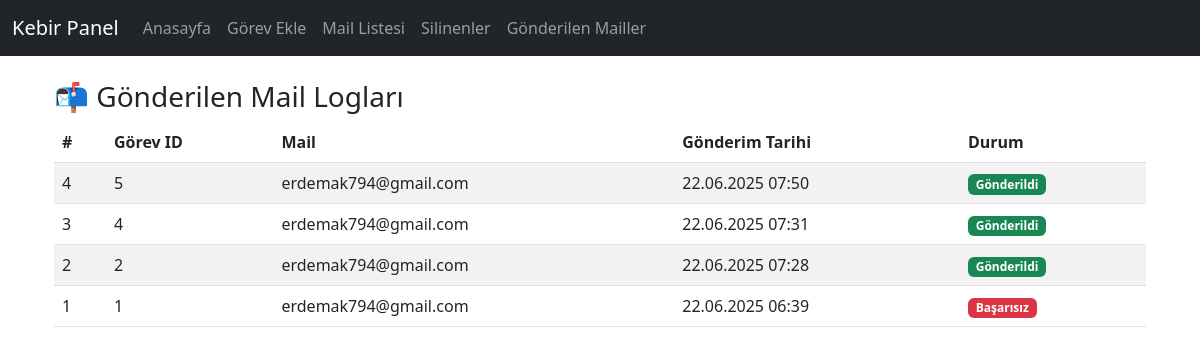
The app's page /gonderilenler with its own data.
### models.py (models this page shows)
class MailLog(db.Model):
    id = db.Column(db.Integer, primary_key=True)
    gorev_id = db.Column(db.Integer, db.ForeignKey('gorev.id'), nullable=False)
    email = db.Column(db.String(255), nullable=False)
    gonderim_tarihi = db.Column(db.DateTime, default=datetime.utcnow)
    durum = db.Column(db.String(50))  # gonderildi, basarisiz

### routes.py (the view)
@app.route('/gonderilenler')
def gonderilenler():
    loglar = MailLog.query.order_by(MailLog.gonderim_tarihi.desc()).all()
    return render_template('gonderilenler.html', loglar=loglar)

### templates/gonderilenler.html
{% extends 'layout.html' %}
{% block content %}
<div class="container">
  <h3>📬 Gönderilen Mail Logları</h3>
  <table class="table table-striped">
    <thead>
      <tr>
        <th>#</th>
        <th>Görev ID</th>
        <th>Mail</th>
        <th>Gönderim Tarihi</th>
        <th>Durum</th>
      </tr>
    </thead>
    <tbody>
      {% for log in loglar %}
      <tr>
        <td>{{ log.id }}</td>
        <td>{{ log.gorev_id }}</td>
        <td>{{ log.email }}</td>
        <td>{{ log.gonderim_tarihi.strftime('%d.%m.%Y %H:%M') }}</td>
        <td>
          {% if log.durum == 'gonderildi' %}
            <span class="badge bg-success">Gönderildi</span>
          {% else %}
            <span class="badge bg-danger">Başarısız</span>
          {% endif %}
        </td>
      </tr>
      {% endfor %}
    </tbody>
  </table>
</div>
{% endblock %}

### templates/layout.html (shortened to what this page needs)
<!DOCTYPE html>
<html lang="tr">
<head>
  <link href="https://cdn.jsdelivr.net/npm/bootstrap@5.3.0/dist/css/bootstrap.min.css" rel="stylesheet">
</head>
<body>
  <nav class="navbar navbar-expand-lg navbar-dark bg-dark">
    <div class="container-fluid">
      <a class="navbar-brand" href="/">Kebir Panel</a>
      <div class="collapse navbar-collapse">
        <ul class="navbar-nav me-auto">
          <li class="nav-item"><a class="nav-link" href="/">Anasayfa</a></li>
          <li class="nav-item"><a class="nav-link" href="/gorev/ekle">Görev Ekle</a></li>
          <li class="nav-item"><a class="nav-link" href="/mailler">Mail Listesi</a></li>
          <li class="nav-item"><a class="nav-link" href="/silinenler">Silinenler</a></li>
          <li class="nav-item"><a class="nav-link" href="/gonderilenler">Gönderilen Mailler</a></li>
        </ul>
      </div>
    </div>
  </nav>
  <div class="container mt-4">
    {% block content %}{% endblock %}
  </div>
</body>
</html>

### records on screen
MailLog: id "4", gorev_id "5", email "erdemak794@gmail.com", gonderim_tarihi "22.06.2025 07:50", durum "Gönderildi"
MailLog: id "3", gorev_id "4", email "erdemak794@gmail.com", gonderim_tarihi "22.06.2025 07:31", durum "Gönderildi"
MailLog: id "2", gorev_id "2", email "erdemak794@gmail.com", gonderim_tarihi "22.06.2025 07:28", durum "Gönderildi"
MailLog: id "1", gorev_id "1", email "erdemak794@gmail.com", gonderim_tarihi "22.06.2025 06:39", durum "Başarısız"
